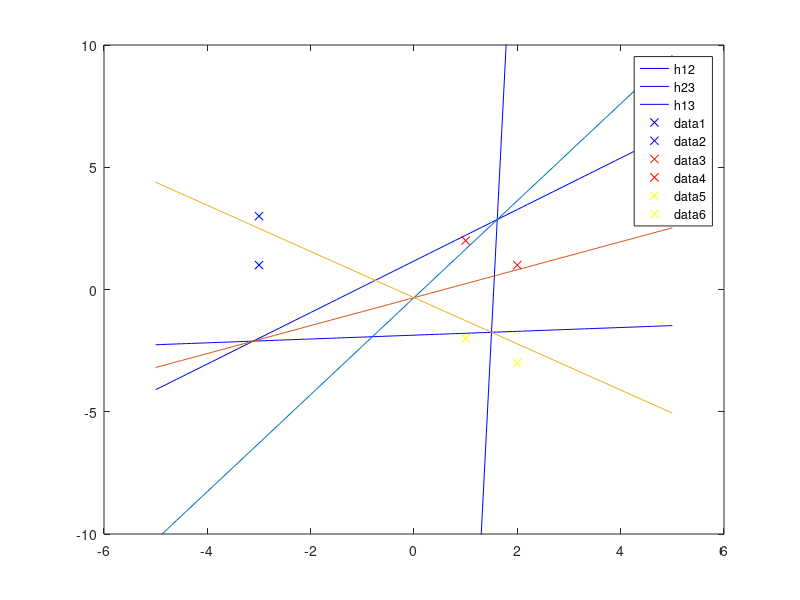

MATLAB code for this plot:
clc;clear all; close all;
Phi = [1 -3 1; 1 -3 3; 1 1 2; 1 2 1; 1 1 -2; 1 2 -3]
y1 = [1 1 0 0 0 0]'
y2 = [0 0 1 1 0 0]'
y3 = [0 0 0 0 1 1]'

%I = eye(3);
%I(1,1) = 0
w1 = inv(Phi'*Phi)*Phi'*y1
w2 = inv(Phi'*Phi)*Phi'*y2
w3 = inv(Phi'*Phi)*Phi'*y3

x11 = [-5:0.1:5];
x12 = (w1(1)+w1(2)*x11)/w1(3);

x21 = [-5:0.1:5];
x22 = (w2(1)+w2(2)*x21)/w2(3);

x31 = [-5:0.1:5];
x32 = (w3(1)+w3(2)*x31)/w3(3);


ws = w1 - w2
h12 = (ws(1)+ws(2)*x11)/ws(3);

ws = w2 - w3
h23 = (ws(1)+ws(2)*x11)/ws(3);

ws = w1 - w3
h13 = (ws(1)+ws(2)*x11)/ws(3);

plot(x11, x12, 'b')
hold on
plot(x21, x22, 'b')
plot(x31, x32, 'b')

plot(x11, h12)
hold on
plot(x21, h23)
plot(x31, h13)
ylim([-10,10])
legend('h12','h23','h13')
plot(-3, 1, 'bx')
plot(-3, 3, 'bx')
plot(1, 2, 'rx')
plot(2, 1, 'rx')
plot(1, -2, 'yx')
plot(2, -3, 'yx')

%plot(-1, 3, 'x')
